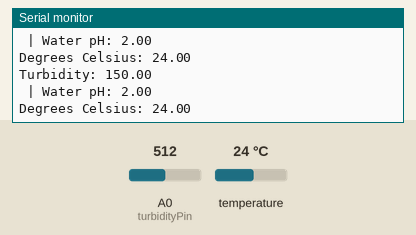
This sketch was run on a simulated Arduino Uno, built with avr-gcc and run on an emulated ATmega328P. Parts: the last lines printed to the serial monitor. Inputs (shaded band) come from the test bench; at power-on: temperature 24 °C, A0 (turbidityPin) = 512.

Above: at 3.3 s.
3.4 s: temperature set to 12 °C
At 5.4 s:
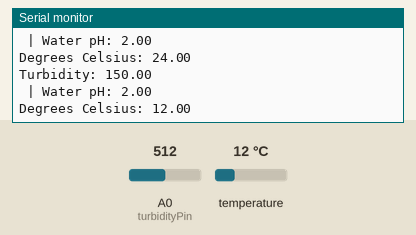
5.9 s: A0 (turbidityPin) set to 716
At 6.8 s:
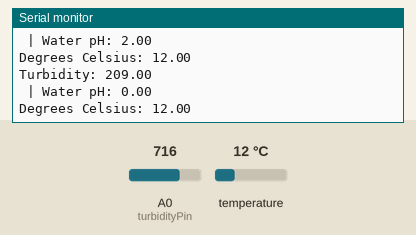
8.4 s: temperature set to 19 °C
At 10.6 s:
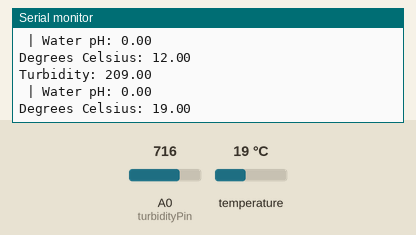
10.9 s: A0 (turbidityPin) set to 900
At 12.0 s:
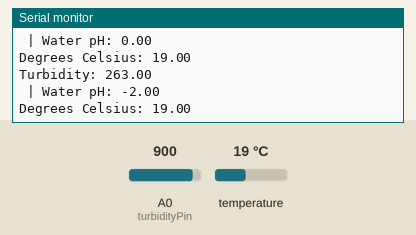
Timing chart, 0 to 13.9 s (numbered marks = the images above; inputs shaded):
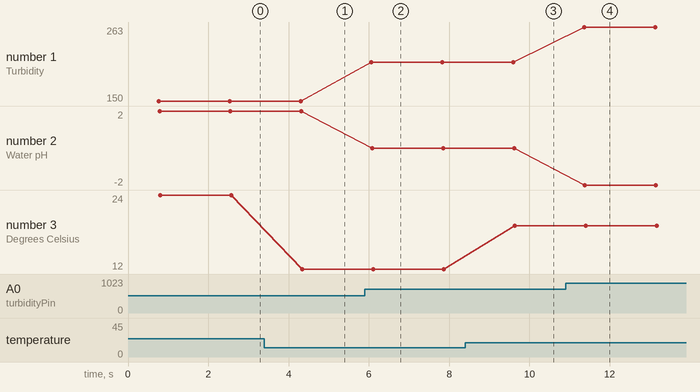

Measured:
- after the input at 3.4 s, the serial monitor: prints a new line after 0.94 s (image 1)
- after the input at 5.9 s, the serial monitor: prints a new line after 0.17 s (image 2)
- after the input at 8.4 s, the serial monitor: prints a new line after 1.2 s (image 3)
- after the input at 10.9 s, the serial monitor: prints a new line after 0.46 s (image 4)
- plotted number 1: 150 → 209 after the input at 5.9 s, 209 → 263 after the input at 10.9 s
- plotted number 2: 2 → 0 after the input at 5.9 s, 0 → -2 after the input at 10.9 s
- plotted number 3: 24 → 12 after the input at 3.4 s, 12 → 19 after the input at 8.4 s

The sketch:

Water_Purifier.ino
```cpp
#include <OneWire.h>
#include <DallasTemperature.h>

//Data wire
#define ONE_WIRE_BUS_PIN 4

OneWire oneWire(ONE_WIRE_BUS_PIN);

DallasTemperature sensors(&oneWire);
const int turbidityPin = A0; // Analog pin to which the turbidity sensor is connected


void setup() {
  // put your setup code here, to run once:
  Serial.begin(9600);
  //Initialize the sensor
  sensors.begin();


}

void loop(void) {
  // put your main code here, to run repeatedly:
  sensors.requestTemperatures();


   int turbidityValue = analogRead(turbidityPin);

  //  use index allows to read from multiple sensors
   float turbidity = map(turbidityValue, 0, 1023, 0, 300); // Adjust the mapping based on your sensor's specifications
   float pHValue = map(turbidityValue, 0, 300, 7, 4);


  Serial.print("Turbidity: ");
  Serial.println(turbidity);

  Serial.print(" | Water pH: ");
  Serial.println(pHValue);

  Serial.print("Degrees Celsius: ");
  Serial.println(sensors.getTempCByIndex(0));

  Serial.println();
  //Serial.print("Temperature by Freints");
  //Serial.println(sensors.getTempFByIndex(0));

  delay(1000);

}
```
